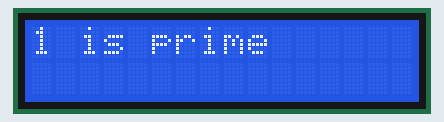
This sketch was run on a simulated Arduino Uno, built with avr-gcc and run on an emulated ATmega328P. On the bench: 16×2 character LCD. What the sketch prints to the serial monitor is not drawn.

Above: at 2.1 s.
At 7.1 s:
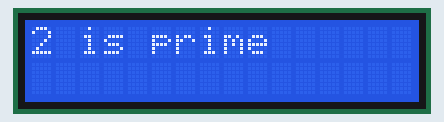
At 12.2 s:
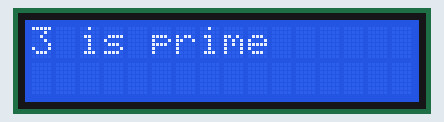
At 17.7 s:
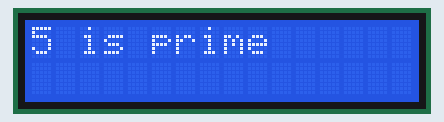
At 23.2 s:
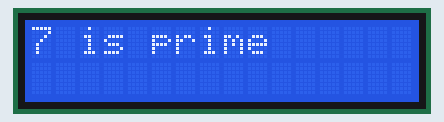
At 34.8 s:
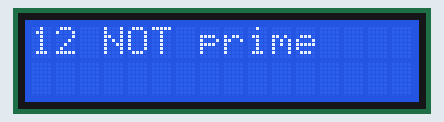

Measured:
- what the display in image 0 shows lasts 5.0 s, from 2.1 s to 7.1 s
- what the display in image 5 shows lasts 0.5 s, from 34.7 s to 35.2 s

The sketch:

lq1602-i2c-display-arduino-uno.ino
```cpp
/*
  5V to Arduino 5V pin
  GND to Arduino GND pin
  CLK to Arduino Analog 5 SCL
  DAT to Arduino Analog 4 SDA
*/
#include <Wire.h>
#include <LiquidCrystal_I2C.h>
//#include <TinyWireM.h>
//#include <USI_TWI_Master.h>

  // Set the LCD address to 0x27 for a 16 chars and 2 line display
  //LiquidCrystal_I2C lcd(0x27, 16, 2);
  LiquidCrystal_I2C lcd(0x3f, 16, 2);

int idx = 0;

void setup() {
  Serial.begin(9600);
  while (!Serial);

  //Scanner does not seem to work to discover the device
  //
  //Serial.println("I2C Scanner");
  //scanI2c();

  lcd.begin();
  lcd.backlight();
  lcd.setCursor(0, 1);
  lcd.clear();
  Wire.begin();
  delay(2000);
}

void loop() {
  idx++;
  String counter = String(idx);
  lcd.setCursor(0, 1);

  if( isPrime(idx) == 1 ) {
    counter.concat(" is prime");
    lcd.clear();
    lcd.print(counter);
    //scrollInFromLeft(0, counter);
    Serial.println(counter);

    delay(5000);
  } else {
    counter.concat(" NOT prime");
    lcd.clear();
    lcd.print(counter);
    //scrollInFromLeft(1, "is not prime");
    Serial.println(counter);
    delay(500);
  }
}

int isPrime(int number) {
    int i;
    for (i=2; i<number; i++) {
        if (number % i == 0 && i != number) {
          return 0;
        }
    }
    return 1;
}

void scrollInFromRight (int line, char str1[]) {
  int i = strlen(str1);
  int k = 0;
  int j = 0;

  for (j = 16; j >= 0; j--) {

    lcd.setCursor(0, line);

    for (k = 0; k <= 15; k++) {
      lcd.print(" "); // Clear line
    }

    lcd.setCursor(j, line);
    lcd.print(str1);
    delay(350);
  }
}

void scrollInFromLeft( int line, char str1[] ) {
  int i = 40 - strlen(str1);
  int k = 0;
  int j = 0;

  line = line - 1;

  for( j = i; j <= i + 16; j++ ) {
    for ( k = 0; k <= 15; k++ ) {
      lcd.print(" ");
    }
    lcd.setCursor(j, line);
    lcd.print(str1);
    delay(350);
  }
}

// is not working as of 3/23/2021
void scanI2c() {
  byte error;
  byte address;
  int nDevices = 0;

  Serial.println("Scanning...");
  delay(5000);

  for (byte address = 1; address < 127; ++address) {
    Wire.beginTransmission(address);
    byte error = Wire.endTransmission();

    if (error == 0) {
      Serial.print("I2C device found at address 0x");
      if (address < 16) {
        Serial.print("0");
      }
      Serial.print(address, HEX);
      Serial.println("");

      ++nDevices;
    } else if (error == 4) {
      Serial.print("Unknown error at address 0x");
      if (address < 16) {
        Serial.print("0");
      }
      Serial.println(address, HEX);
    }
  }
  if (nDevices == 0) {
    Serial.println("No I2C devices found");
  } else {
    Serial.println("I2C scan completed.");
  }
  Serial.println("");

}
```
